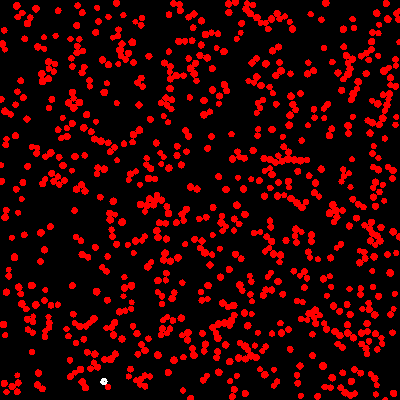
Frame 1 (no input)
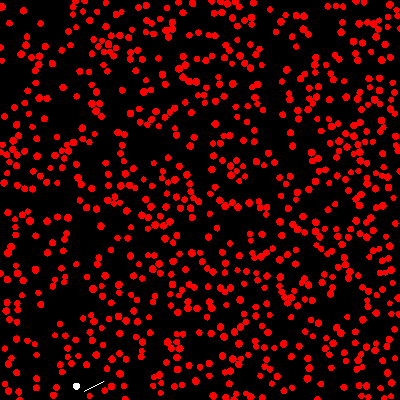
Frame 60 (the mouse pressed at the canvas centre just before this capture)
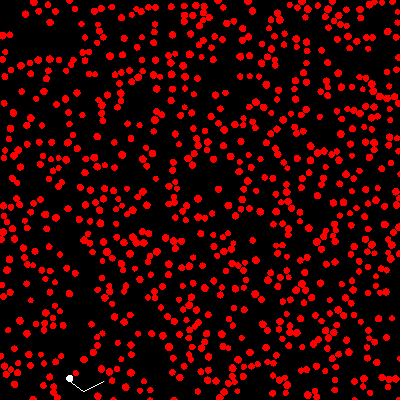
Frame 120 (the mouse held since frame 60 and released just before this capture)

The Processing sketch that drew these frames (run headless with seeded random() and noise(); from frame 60 on, the mouse is pressed at the canvas centre):

// Processing sketch: collision_2d
// ── collision_2d.pde
/*

 a brownian motion sketch with collision detection and collision physics for cirlces.
 brownian motion is recreated by tracking the motion of one circle among many randomly sized
 and massed circles confined to the area of the sketch, like gas molecules in a box.
 
 toggle keys
 "s" toggles sticky circles on and off, sticky circles isn't realistic
 "h" toggles hollow circles on and off
 "t" toggles track on and off, track is what allows brownian motion to be observed
 
 */

int num=800;
//number of particles

float[] r=new float[num];
float rmin=2.5;
float rmax=3.5;
float[] m=new float[num];

float[] x=new float[num];
float[] y=new float[num];

float[] vx=new float[num];
float[] vy=new float[num];
float vmax=.4;
/*vmax needs to be small in comparison to the radii of the circles
 for collision detection, and hence motion, to be realistic
 */

int iterations=2;
/*number of time steps between drawing each frame,
 this allows velocities to be much smaller,
 which in turn makes collision detection much more accurate
 */

int trail=500;
int trackindex=0;
float xtrail[]=new float[trail];
float ytrail[]=new float[trail];
/*choose which particle to track, reproduce brownian motion from collisions!
 */

boolean track=true;
boolean sticky=false;
boolean hollow=false;
boolean walls=true;





void setup() {

  size(400, 400);
  frameRate(50);
  noSmooth();
  ellipseMode(CENTER);

  fill(255, 0, 0);
  stroke(255, 0, 0);

  for (int i=0; i<num; i++) {

    r[i]=random(rmin, rmax);
    m[i]=sq(r[i])/sq(rmin);

    x[i]=random(0, width);
    y[i]=random(0, height);

    vx[i]=random(-vmax, vmax);
    vy[i]=random(-vmax, vmax);
  }

  for (int i=0; i<trail; i++) {
    xtrail[i]=x[trackindex];
    ytrail[i]=y[trackindex];
  }
}


void draw() {

  background(0);

  for (int k=0; k<iterations; k++) {

    for (int i=0; i<num-1; i++) {
      for (int j=i+1; j<num; j++) {
        /*from j=i+1 is crucial, this prevents Impact from being
         called twice for each pair of balls. the "plus one" prevents
         checkCollision and Impact being called for one ball
         */
        if (checkCollision(x[i], y[i], x[j], y[j], r[i], r[j])) {

          if (track) {
            if (i==trackindex) {
              for (int m=trail-1; m>0; m--) {
                xtrail[m]=xtrail[m-1];
                ytrail[m]=ytrail[m-1];
              }
              xtrail[0]=x[i];
              ytrail[0]=y[i];
            }
          }

          float[] newPandV = Impact(x[i], y[i], x[j], y[j], 
          vx[i], vy[i], vx[j], vy[j], r[i], r[j], m[i], m[j]);

          if (!sticky) {
            x[i]=newPandV[0];
            y[i]=newPandV[1];
            x[j]=newPandV[2];
            y[j]=newPandV[3];
          }

          vx[i]=newPandV[4];
          vy[i]=newPandV[5];
          vx[j]=newPandV[6];
          vy[j]=newPandV[7];

          /*
          //println(m[0]*vx[0]+m[1]*vx[1]);
           //println(m[0]*vy[0]+m[1]*vy[1]);
           */
          //these quantities should always be the same because momentum is conserved
          //except it's not quite true because the particles bounce off the walls,
          //and this definitely doesn't conserve momentum. rather, there are discrete values
          //the total momentum can take
          /*
          println(m[0] * (sq(vx[0]) + sq(vy[0])) + m[1] * (sq(vx[1]) + sq(vy[1]) ));
           */
          //this last quantity should always be the same because energy is conserved
        }
      }
    }

    for (int i=0; i<num; i++) {
      x[i]+=vx[i];
      y[i]+=vy[i];

      if (walls) {
        if (x[i]<0 || x[i]>width) vx[i]=-vx[i];
        if (y[i]<0 || y[i]>height) vy[i]=-vy[i];

        if (x[i]<0) x[i]=-x[i];
        if (x[i]>width) x[i]=2*width-x[i];
        if (y[i]<0) y[i]=-y[i];
        if (y[i]>height) y[i]=2*height-y[i];
      }
      else {
        if (x[i]<0) x[i]+=width;
        if (x[i]>width) x[i]-=width;
        if (y[i]<0) y[i]+=height;
        if (y[i]>height) y[i]-=height;
      }
    }
  }

  stroke(255, 0, 0);
  if (hollow) noFill();
  else fill(255, 0, 0);
  for (int i=0; i<num; i++) ellipse(x[i], y[i], 2*r[i], 2*r[i]);

  if (track) {
    stroke(255);
    if (hollow) noFill();
    else fill(255);
    ellipse (x[trackindex], y[trackindex], 2*r[trackindex], 2*r[trackindex]);
    for (int j=0; j<trail-1; j++) {
      stroke( 255 * (1 - .75 * (float)j / trail) );
      line(xtrail[j], ytrail[j], xtrail[j+1], ytrail[j+1]);
    }
  }
}


void keyReleased() {
  if (key=='s' || key=='S') sticky=!sticky;
  if (key=='h' || key=='H') hollow=!hollow;
  if (key=='t' || key=='T') track=!track;
  if (key=='w' || key=='W') walls=!walls;
}





boolean checkCollision(float x1, float y1, float x2, float y2, 
float r1, float r2) {
  boolean collision;
  if (abs(x1-x2)+abs(y1-y2) < 2*r1 + 2*r2) {
    if (dist(x1, y1, x2, y2) < r1+r2) collision=true;
    else collision=false;
  } 
  else collision=false;
  return collision;
}





float[] Impact(float x1, float y1, float x2, float y2, 
float vx1, float vy1, float vx2, float vy2, 
float r1, float r2, float m1, float m2) {
  float impactx=vx2-vx1;
  float impacty=vy2-vy1;
  float impulsex=-x2+x1;
  float impulsey=-y2+y1;
  float ratio=sqrt( sq(impulsex) + sq(impulsey) );
  impulsex=impulsex / ratio;
  impulsey=impulsey / ratio;

  float impactSpeed = impactx * impulsex + impacty * impulsey;
  float reducedMass = (2 * m1 * m2) / (m1 + m2);
  float distance = dist(x1, y1, x2, y2);
  float radiusRatio = ( r1 + r2 - distance ) / ( r1 + r2 );
  float d1 = r2 * radiusRatio;
  float d2 = r1 * radiusRatio;

  x1+= d1 * impulsex;
  y1+= d1 * impulsey;
  x2-= d2 * impulsex;
  y2-= d2 * impulsey;

  impulsex=impulsex * impactSpeed * reducedMass;
  impulsey=impulsey * impactSpeed * reducedMass;

  vx1+=impulsex/m1;
  vy1+=impulsey/m1;
  vx2-=impulsex/m2;
  vy2-=impulsey/m2;

  float[] newPositionAndVelocity= {
    x1, y1, x2, y2, vx1, vy1, vx2, vy2
  };
  return newPositionAndVelocity;
}
